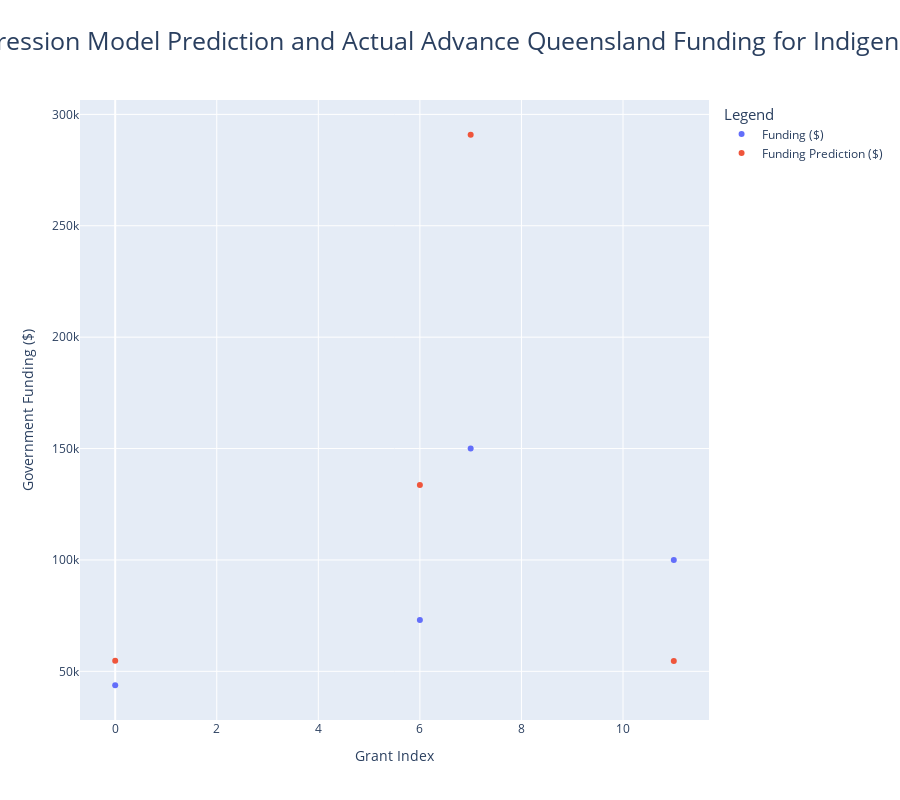

Notebook cell for this chart:
### Markdown cell above
This R<sup>2</sup> indicates the model performs okay across the training dataset, which is actually surpising considering the biases identified in the media article dataset and also suspected issues caused by manually annotating the data. 

The linear regression model can now be applied to the test dataset to demonstrate the predictions and how these compare to the actual values of funding.

### Code cell
# Apply linear model to predictions
fund_fig_df=pd.DataFrame(y_test)
fund_fig_df["Funding Prediction ($)"] = linear_model.predict(x_test)

linreg_fig = px.scatter(fund_fig_df, 
                        title = "Linear Regression Model Prediction and Actual Advance Queensland Funding for Indigenous Grants",
                        labels = {"variable": "Legend", 
                                  "value":"Government Funding ($)",
                                  "index": "Grant Index"})
linreg_fig.update_layout(
    title_font_size=25,
    title_x=0.5,
    legend_title_font_size=15,
    height=800
)
linreg_fig.show()

### Figure 1 — Plotly figure (JSON) as saved in the notebook; plotly's stock layout.template omitted (floating-point values rounded to 4 significant figures)
{"data": [{"hovertemplate": "Legend=Funding ($)<br>Grant Index=%{x}<br>Government Funding ($)=%{y}<extra></extra>", "legendgroup": "Funding ($)", "marker": {"color": "#636efa", "symbol": "circle"}, "mode": "markers", "name": "Funding ($)", "orientation": "v", "showlegend": true, "type": "scatter", "x": [0, 11, 7, 6], "xaxis": "x", "y": [43750, 100000, 150000, 72986], "yaxis": "y"}, {"hovertemplate": "Legend=Funding Prediction ($)<br>Grant Index=%{x}<br>Government Funding ($)=%{y}<extra></extra>", "legendgroup": "Funding Prediction ($)", "marker": {"color": "#EF553B", "symbol": "circle"}, "mode": "markers", "name": "Funding Prediction ($)", "orientation": "v", "showlegend": true, "type": "scatter", "x": [0, 11, 7, 6], "xaxis": "x", "y": [54730.0, 54620.0, 290900.0, 133600.0], "yaxis": "y"}], "layout": {"height": 800, "legend": {"title": {"font": {"size": 15}, "text": "Legend"}, "tracegroupgap": 0}, "title": {"font": {"size": 25}, "text": "Linear Regression Model Prediction and Actual Advance Queensland Funding for Indigenous Grants", "x": 0.5}, "xaxis": {"anchor": "y", "domain": [0, 1], "title": {"text": "Grant Index"}}, "yaxis": {"anchor": "x", "domain": [0, 1], "title": {"text": "Government Funding ($)"}}}}
